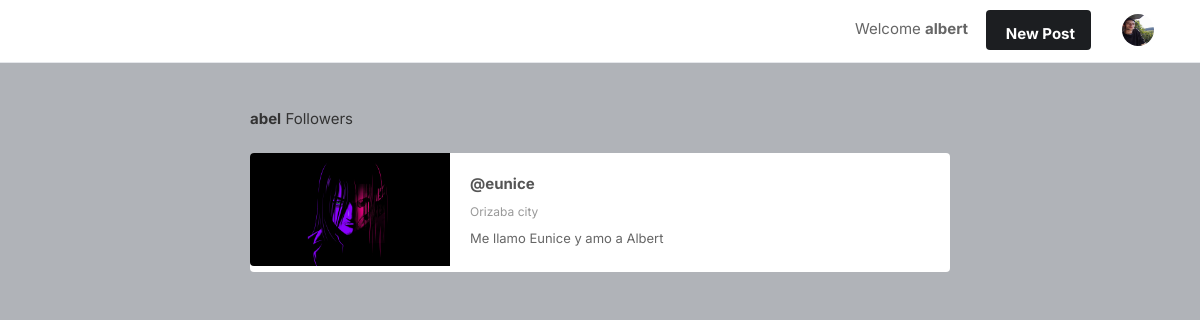
/followers/abel (signed in), run on an earlier commit of the app's database.
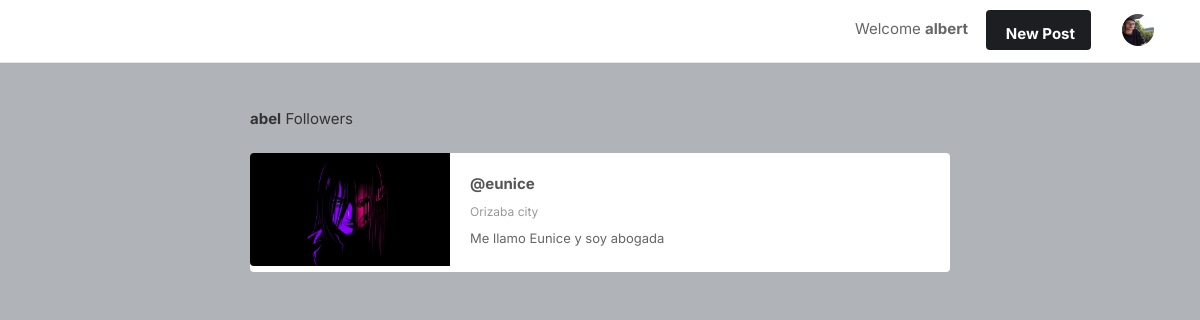
And on a later commit of the database.
### core/models.py (models this page shows, shortened)
class Profile(models.Model):
    user = models.ForeignKey(User, on_delete=models.CASCADE)
    id_user = models.IntegerField()
    email = models.EmailField(max_length=50, blank=True)
    first_name = models.CharField(max_length=20, blank=True)
    last_name = models.CharField(max_length=20, blank=True)
    bio = models.TextField(blank=True)
    porfile_img = models.ImageField(upload_to='profile_images', default='blank-profile-picture.jpg')
    background = models.ImageField(upload_to='background_images', default='timeline-1.jpg')
    location = models.CharField(max_length=100, blank=True)
    private = models.BooleanField(default=False)

### core/views.py (the view)
# urls.py: path('followers/<str:pk>', followers, name='followers'),
@login_required(login_url='signin')
def followers(request, pk):
    user_object = User.objects.get(username=request.user.username)
    user_profile = Profile.objects.get(user=user_object)
    follower_list = FollowersCount.objects.filter(user=pk).values_list('follower', flat=True)
    user_following = pk
    profile_followers = []
    for follower in follower_list:
        follower_user = User.objects.get(username=follower)
        follower_profile = Profile.objects.get(user = follower_user)
        profile_followers.append(follower_profile)
    return render(request, 'followers.html', {'profile_followers':profile_followers, 'user_profile': user_profile, 'user_following':user_following})

### templates/followers.html (shortened to what this page needs)
{% load static %}
<!DOCTYPE html>
<html lang="en">
<head>
    <link rel="stylesheet" href="{% static 'assets/css/icons.css' %}">
    <link rel="stylesheet" href="{% static 'assets/css/uikit.css' %}">
    <link rel="stylesheet" href="{% static 'assets/css/style.css' %}">
    <link rel="stylesheet" href="{% static 'assets/css/tailwind.css' %}">
    <link rel="stylesheet" href="https://cdnjs.cloudflare.com/ajax/libs/font-awesome/4.7.0/css/font-awesome.min.css">
</head>
<body>
            <form action="search" method="POST">
            <header style="margin-top: -23px;">
                <div class="header_inner">
                    <div class="right-side lg:pr-4">
                        <a href="#" class="">
                            Welcome <b name="" class="">{{user.username}}&nbsp; &nbsp; &nbsp;</b>
                        </a>
                        <a href="#"
                            class="bg-pink-500 flex font-bold hidden hover:bg-pink-600 hover:text-white inline-block items-center lg:block max-h-10 mr-4 px-4 py-2 rounded shado text-white">
                              New Post
                        </a>
                        <a href="#">
                            <img src="{{user_profile.porfile_img.url}}" class="header-avatar" alt="">
                        </a>
                    </div>
                </div>
            </header>
            </form>
            <div style="margin-left: 250px; margin-right: 250px;">
                <div class="container">
                <div class="row ng-scope">
                    <div class="col-md-3 col-md-push-9">
                        <h4><span class="fw-semi-bold"><b>{{user_following}}</b></span> Followers</h4>
                        <br>
                    </div>
                    <div class="col-md-9 col-md-pull-3">
                        {% for follower in profile_followers %}
                        <section class="search-result-item">
                            <a class="image-link" href="/profiles/{{follower.user}}"><img class="image" src="{{follower.porfile_img.url}}">
                            </a>
                            <div class="search-result-item-body">
                                <div class="row">
                                    <div class="col-sm-9">
                                        <h4 class="search-result-item-heading"><a href="/profiles/{{follower.user}}"><b>@{{follower.user}}</b></a></h4>
                                        <p class="info">{{follower.location}}</p>
                                        <p class="description">{{follower.bio}}</p>
                                    </div>
                                </div>
                            </div>
                        </section>
                        {% endfor %}
                    </div>
                </div>
                </div>
            </div>
</body>
</html>

What changed in the data, as far as the page shows it:
changed Profile "Orizaba city": bio "Me llamo Eunice y amo a Albert" → "Me llamo Eunice y soy abogada"
